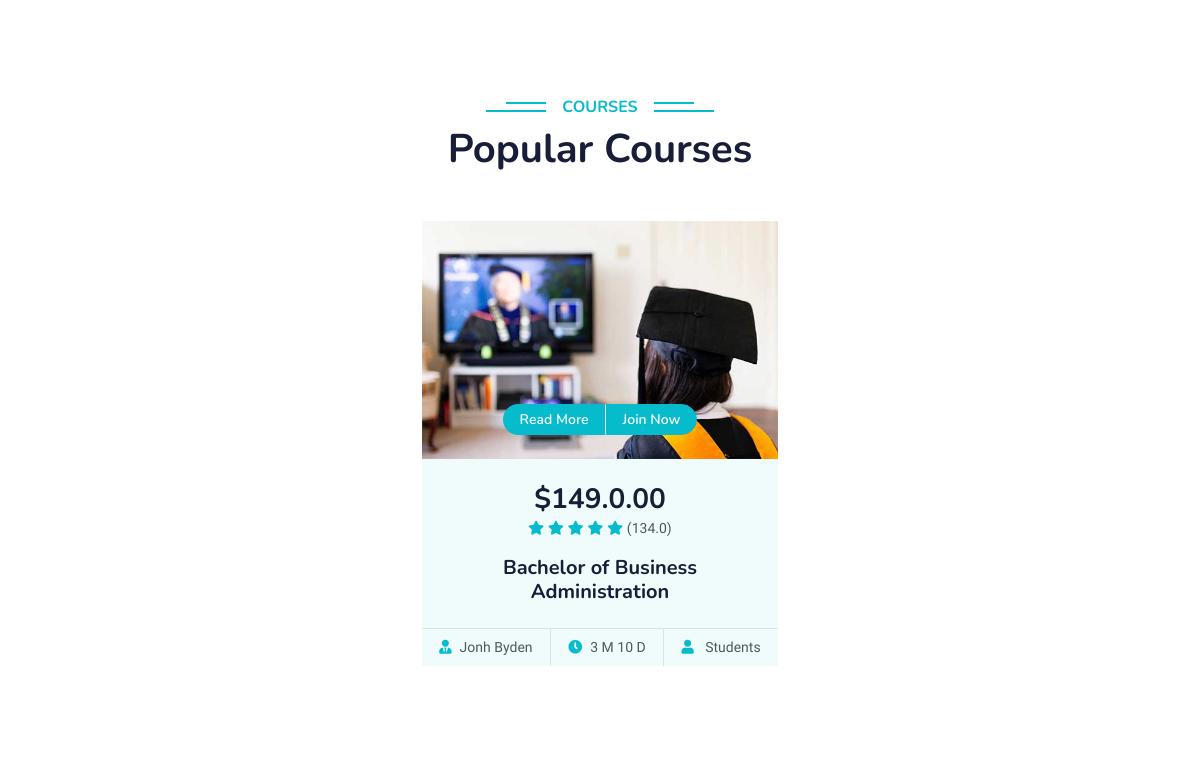
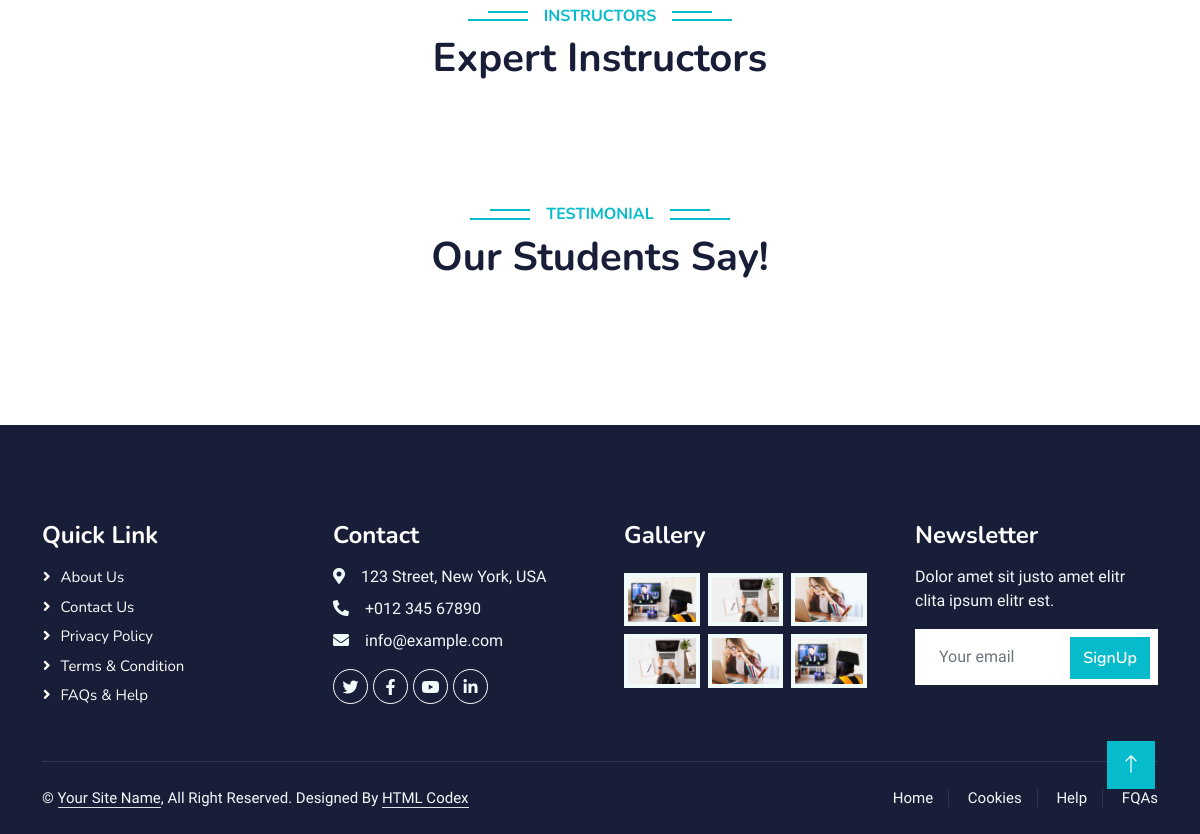
Before: / (lower part) with the older database file (2 pictures, top to bottom).
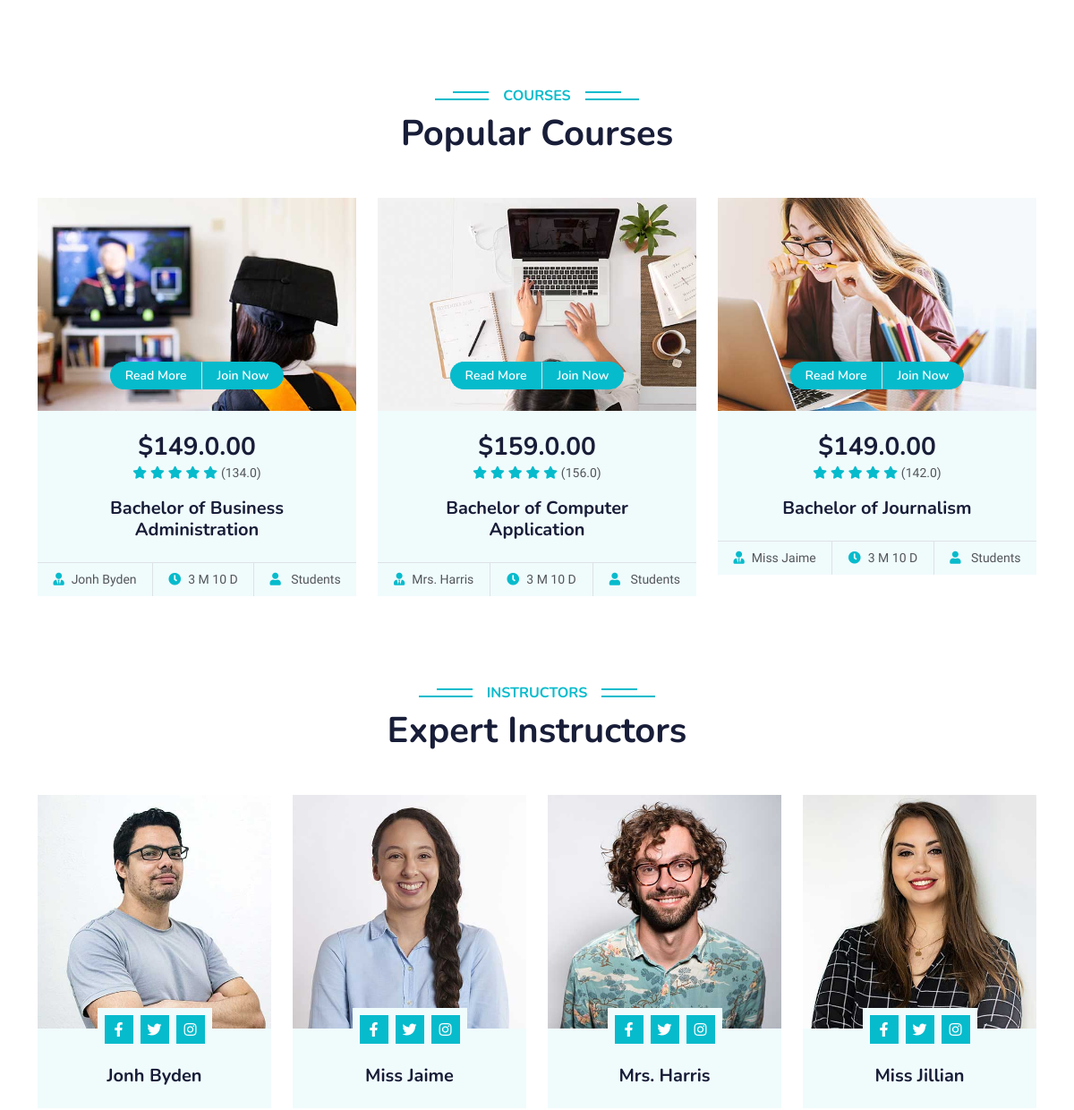
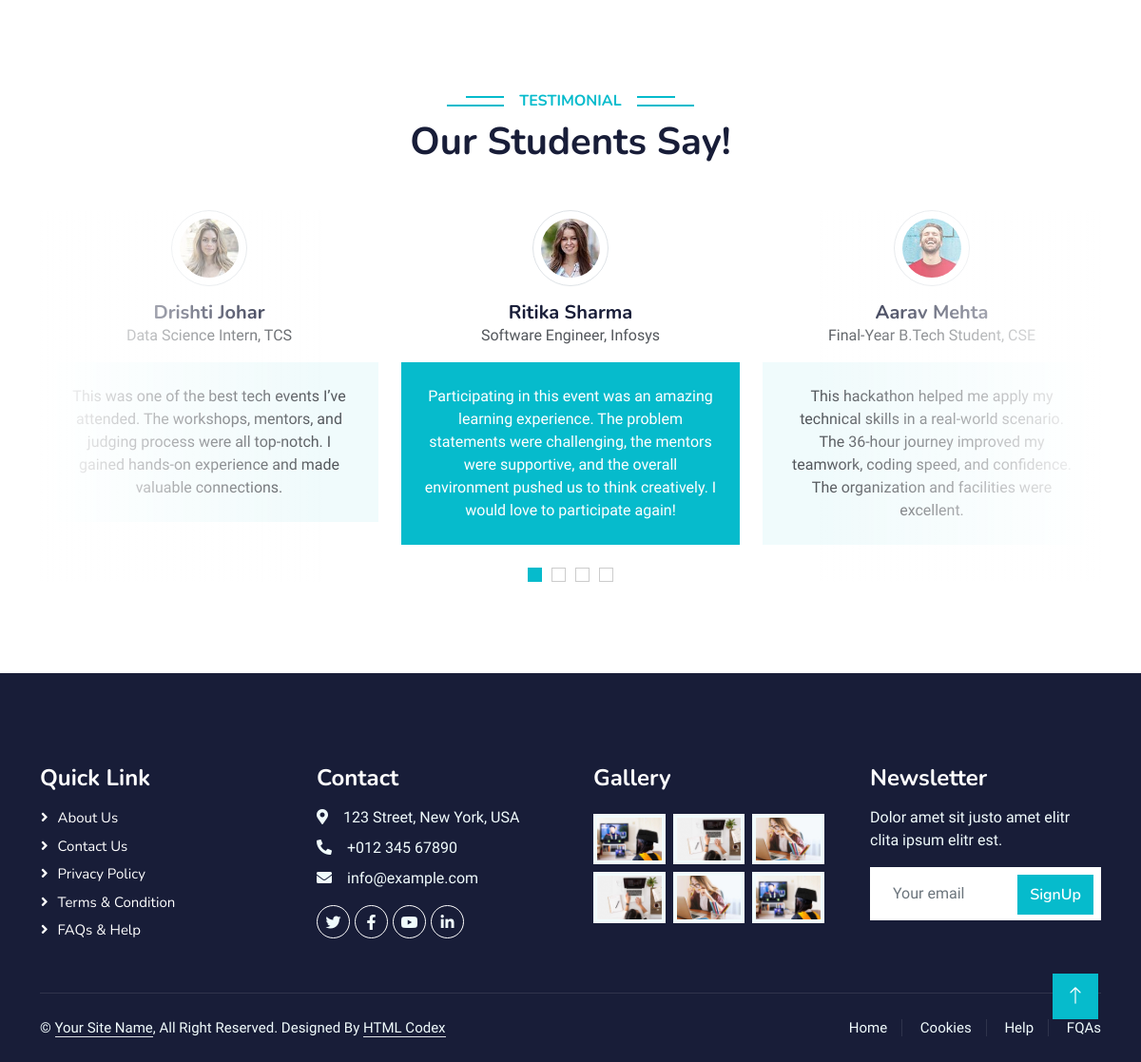
After: the same page with the newer database file (2 pictures, top to bottom).
### addCourses/models.py (models this page shows)
class Courses(models.Model):
    rating = models.FloatField()
    duration = models.CharField(max_length=50)
    course_name = models.CharField(max_length=200)
    course_price = models.FloatField()
    students_enrolled = models.IntegerField()
    course_image = models.ImageField(upload_to='course_images/')
    instructor_name = models.CharField(max_length=100)

### addInstructors/models.py (models this page shows, shortened)
class Instructors(models.Model):
    instructor_name = models.CharField(max_length=100)
    instructor_designation = models.CharField(max_length=100)
    instructor_image = models.ImageField(upload_to='instructor_images/')

### testimonial/models.py (models this page shows, shortened)
class Testimonial(models.Model):
    name = models.CharField(max_length=100)
    image = models.ImageField(upload_to='testimonials/')
    profession = models.CharField(max_length=100)
    content = models.TextField()
    created_at = models.DateTimeField(auto_now_add=True)

### tanisha/views.py (the view)
# urls.py: path("", views.hello_message, name="home"),
def hello_message(request):
    courses = Courses.objects.all()
    instructors = Instructors.objects.all()
    testimonials = Testimonial.objects.all()
    return render(request, "index.html", {'courses': courses, 'instructors': instructors, 'testimonials': testimonials})

### templates/index.html (shortened to what the changed rows need)
{% extends "base.html" %}
{% load static %}
{% block content %}
<div class="container-xxl py-5">
    <div class="container">
        <div class="text-center wow fadeInUp" data-wow-delay="0.1s">
            <h1 class="mb-5">Popular Courses</h1>
        </div>
        <div class="row g-4 justify-content-center">
            {% for c in courses %}
            <div class="col-lg-4 col-md-6 wow fadeInUp" data-wow-delay="0.1s">
                <div class="course-item bg-light">
                    <div class="position-relative overflow-hidden">
                        <img class="img-fluid" src="{{ c.course_image.url }}" alt="">
                        <div class="w-100 d-flex justify-content-center position-absolute bottom-0 start-0 mb-4">
                            <a href="#" class="flex-shrink-0 btn btn-sm btn-primary px-3 border-end" style="border-radius: 30px 0 0 30px;">Read More</a>
                            <a href="#" class="flex-shrink-0 btn btn-sm btn-primary px-3" style="border-radius: 0 30px 30px 0;">Join Now</a>
                        </div>
                    </div>
                    <div class="text-center p-4 pb-0">
                        <h3 class="mb-0">${{c.course_price}}.00</h3>
                        <div class="mb-3">
                            <small class="fa fa-star text-primary"></small>
                            <small class="fa fa-star text-primary"></small>
                            <small class="fa fa-star text-primary"></small>
                            <small class="fa fa-star text-primary"></small>
                            <small class="fa fa-star text-primary"></small>
                            <small>({{ c.rating }})</small>
                        </div>
                        <h5 class="mb-4">{{c.course_name}}</h5>
                    </div>
                    <div class="d-flex border-top">
                        <small class="flex-fill text-center border-end py-2"><i class="fa fa-user-tie text-primary me-2"></i>{{c.instructor_name}}</small>
                        <small class="flex-fill text-center border-end py-2"><i class="fa fa-clock text-primary me-2"></i>{{c.duration}}</small>
                        <small class="flex-fill text-center py-2"><i class="fa fa-user text-primary me-2"></i>{{c.studets_enrolled}} Students</small>
                    </div>
                </div>
            </div>
            {% endfor %}
        </div>
    </div>
</div>
<div class="container-xxl py-5">
    <div class="container">
        <div class="text-center wow fadeInUp" data-wow-delay="0.1s">
            <h1 class="mb-5">Expert Instructors</h1>
        </div>
        <div class="row g-4">
            {% for i in instructors %}
            <div class="col-lg-3 col-md-6 wow fadeInUp" data-wow-delay="0.1s">
                <div class="team-item bg-light">
                    <div class="overflow-hidden">
                        <img class="img-fluid" src="{{ i.instructor_image.url }}" alt="">
                    </div>
                    <div class="position-relative d-flex justify-content-center" style="margin-top: -23px;">
                        <div class="bg-light d-flex justify-content-center pt-2 px-1">
                            <a class="btn btn-sm-square btn-primary mx-1" href=""><i class="fab fa-facebook-f"></i></a>
                            <a class="btn btn-sm-square btn-primary mx-1" href=""><i class="fab fa-twitter"></i></a>
                            <a class="btn btn-sm-square btn-primary mx-1" href=""><i class="fab fa-instagram"></i></a>
                        </div>
                    </div>
                    <div class="text-center p-4">
                        <h5 class="mb-0">{{ i.instructor_name }}</h5>
                    </div>
                </div>
            </div>
            {% endfor %}
        </div>
    </div>
</div>
<div class="container-xxl py-5 wow fadeInUp" data-wow-delay="0.1s">
    <div class="container">
        <div class="text-center">
            <h6 class="section-title bg-white text-center text-primary px-3">Testimonial</h6>
            <h1 class="mb-5">Our Students Say!</h1>
        </div>
        <div class="owl-carousel testimonial-carousel position-relative">
            {% for t in testimonials %}
            <div class="testimonial-item text-center">
                <img class="border rounded-circle p-2 mx-auto mb-3" src="{{ t.image.url }}" style="width: 80px; height: 80px;">
                <h5 class="mb-0">{{ t.name}}</h5>
                <p>{{ t.profession}}</p>
                <div class="testimonial-text bg-light text-center p-4">
                <p class="mb-0">{{ t.content}}</p>
                </div>
            </div>
            {% endfor %}
        </div>
    </div>
</div>
{% endblock %}

Changed rows visible on the page:
added Courses: course_image (picture), course_price "159.0", rating "156.0", course_name "Bachelor of Computer Application", instructor_name "Mrs. Harris", duration "3 M 10 D"
added Courses: course_image (picture), course_price "149.0", rating "142.0", course_name "Bachelor of Journalism", instructor_name "Miss Jaime", duration "3 M 10 D"
added Instructors: instructor_image (picture), instructor_name "Jonh Byden"
added Instructors: instructor_image (picture), instructor_name "Miss Jaime"
added Instructors: instructor_image (picture), instructor_name "Mrs. Harris"
added Instructors: instructor_image (picture), instructor_name "Miss Jillian"
added Testimonial: image (picture), name "Ritika Sharma", profession "Software Engineer, Infosys", content "Participating in this event was an amazing learning experience. The problem statements were challenging, the mentors were supportive, and the overall environment pushed us to think creatively. I would love to participate again!"
added Testimonial: image (picture), name "Aarav Mehta", profession "Final-Year B.Tech Student, CSE", content "This hackathon helped me apply my technical skills in a real-world scenario. The 36-hour journey improved my teamwork, coding speed, and confidence. The organization and facilities were excellent."
added Testimonial: image (picture), name "Drishti Johar", profession "Data Science Intern, TCS", content "This was one of the best tech events I’ve attended. The workshops, mentors, and judging process were all top-notch. I gained hands-on experience and made valuable connections."
